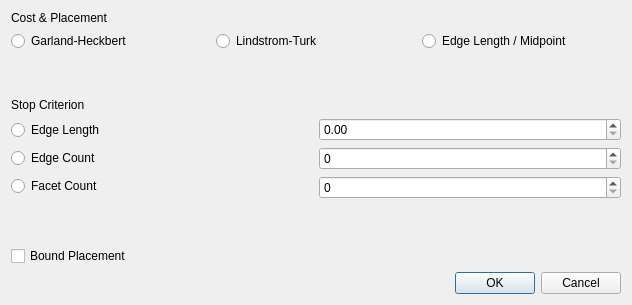
<?xml version="1.0" encoding="UTF-8"?>
<ui version="4.0">
 <class>Mesh_simplification_dialog</class>
 <widget class="QDialog" name="Mesh_simplification_dialog">
  <property name="geometry">
   <rect>
    <x>0</x>
    <y>0</y>
    <width>632</width>
    <height>305</height>
   </rect>
  </property>
  <property name="windowTitle">
   <string>Stop Predicate</string>
  </property>
  <layout class="QVBoxLayout" name="verticalLayout">
   <item>
    <layout class="QVBoxLayout" name="verticalLayout_2">
     <item>
      <layout class="QHBoxLayout" name="horizontalLayout_6">
       <item>
        <widget class="QLabel" name="label_Strategy">
         <property name="text">
          <string>Cost &amp; Placement</string>
         </property>
        </widget>
       </item>
      </layout>
     </item>
     <item>
      <layout class="QHBoxLayout" name="horizontalLayout_5">
       <item>
        <widget class="QRadioButton" name="radio_GH">
         <property name="text">
          <string>Garland-Heckbert</string>
         </property>
        </widget>
       </item>
       <item>
        <widget class="QRadioButton" name="radio_LT">
         <property name="text">
          <string>Lindstrom-Turk</string>
         </property>
        </widget>
       </item>
       <item>
        <widget class="QRadioButton" name="radio_EL">
         <property name="text">
          <string>Edge Length / Midpoint</string>
         </property>
        </widget>
       </item>
      </layout>
     </item>
     <item>
      <spacer name="verticalSpacer">
       <property name="orientation">
        <enum>Qt::Orientation::Vertical</enum>
       </property>
       <property name="sizeHint" stdset="0">
        <size>
         <width>20</width>
         <height>40</height>
        </size>
       </property>
      </spacer>
     </item>
     <item>
      <layout class="QHBoxLayout" name="horizontalLayout_3">
       <item>
        <widget class="QLabel" name="label_Stop">
         <property name="text">
          <string>Stop Criterion</string>
         </property>
        </widget>
       </item>
      </layout>
     </item>
     <item>
      <layout class="QHBoxLayout" name="horizontalLayout">
       <item>
        <layout class="QVBoxLayout" name="verticalLayout_3">
         <item>
          <widget class="QRadioButton" name="radio_EdgeLength">
           <property name="text">
            <string>Edge Length</string>
           </property>
          </widget>
         </item>
         <item>
          <widget class="QRadioButton" name="radio_EdgeCount">
           <property name="text">
            <string>Edge Count</string>
           </property>
          </widget>
         </item>
         <item>
          <widget class="QRadioButton" name="radio_FacetCount">
           <property name="text">
            <string>Facet Count</string>
           </property>
          </widget>
         </item>
        </layout>
       </item>
       <item>
        <layout class="QVBoxLayout" name="verticalLayout_4">
         <item>
          <widget class="QDoubleSpinBox" name="spin_EdgeLength"/>
         </item>
         <item>
          <widget class="QSpinBox" name="spin_EdgeCount"/>
         </item>
         <item>
          <widget class="QSpinBox" name="spin_FacetCount"/>
         </item>
        </layout>
       </item>
      </layout>
     </item>
     <item>
      <spacer name="verticalSpacer_2">
       <property name="orientation">
        <enum>Qt::Orientation::Vertical</enum>
       </property>
       <property name="sizeHint" stdset="0">
        <size>
         <width>20</width>
         <height>40</height>
        </size>
       </property>
      </spacer>
     </item>
     <item>
      <layout class="QHBoxLayout" name="horizontalLayout_2">
       <item>
        <widget class="QCheckBox" name="useBoundedPlacement">
         <property name="text">
          <string>Bound Placement</string>
         </property>
        </widget>
       </item>
      </layout>
     </item>
    </layout>
   </item>
   <item>
    <widget class="QDialogButtonBox" name="buttonBox">
     <property name="orientation">
      <enum>Qt::Orientation::Horizontal</enum>
     </property>
     <property name="standardButtons">
      <set>QDialogButtonBox::StandardButton::Cancel|QDialogButtonBox::StandardButton::Ok</set>
     </property>
    </widget>
   </item>
  </layout>
 </widget>
 <resources/>
 <connections>
  <connection>
   <sender>buttonBox</sender>
   <signal>accepted()</signal>
   <receiver>Mesh_simplification_dialog</receiver>
   <slot>accept()</slot>
   <hints>
    <hint type="sourcelabel">
     <x>384</x>
     <y>191</y>
    </hint>
    <hint type="destinationlabel">
     <x>157</x>
     <y>195</y>
    </hint>
   </hints>
  </connection>
  <connection>
   <sender>buttonBox</sender>
   <signal>rejected()</signal>
   <receiver>Mesh_simplification_dialog</receiver>
   <slot>reject()</slot>
   <hints>
    <hint type="sourcelabel">
     <x>384</x>
     <y>191</y>
    </hint>
    <hint type="destinationlabel">
     <x>286</x>
     <y>195</y>
    </hint>
   </hints>
  </connection>
 </connections>
</ui>
